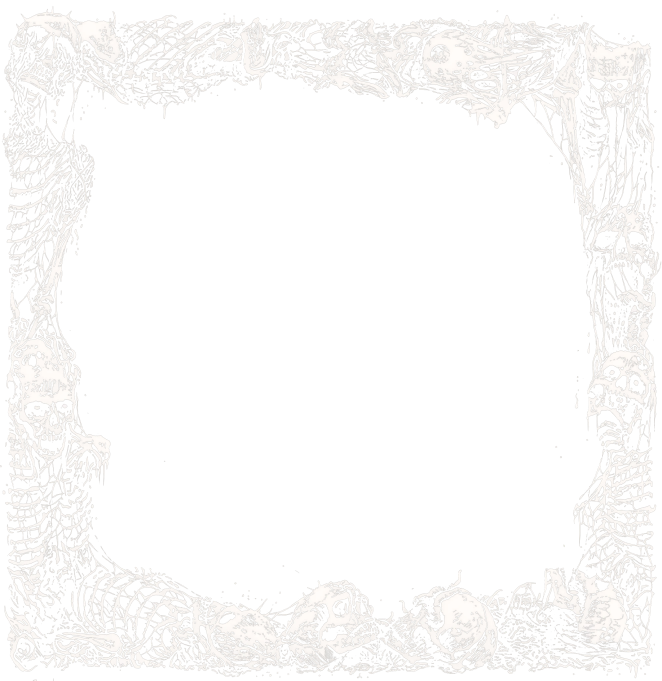
#> input picture assets/boneframe.webp, 1986 x 2041 px, found by its file name (shown at 1/3 size)
$ python tint_frame.py
#> lines starting #> are read from the running program, lines starting #| are printed output that depends on the picture
#!/usr/bin/env python3
"""
Make the warm copy of the bone frame that the panels are bordered with.

    python3 tools/tint_frame.py

assets/boneframe.webp is white bone on transparent, which is right for
the WebGL modal — that one is lit, and its colour comes from the lamps in
js/boneframe.js. The CSS border-image around the track panel is not lit
by anything, so it needs its warmth baked in or it sits on the page as a
white cut-out with nothing to do with the artwork behind it.

The tint is a two-point ramp on luminance rather than a flat multiply:
the brightest strokes stay near bone, and everything below them falls
towards the dried red of the backdrop. A flat multiply darkens the
highlights along with the rest and the frame goes muddy.
"""
import os
import numpy as np
from PIL import Image

SRC, DST, WIDTH = 'assets/boneframe.webp', 'assets/boneframe-warm.webp', 1100

# Both ends deliberately low. The frame is a border, not a subject; at
# the brighter values it was the lightest thing on the page and pulled
# the eye off the song it is supposed to be framing.
BONE = np.array([132, 116, 104], np.float32)     # a lit rib
DEEP = np.array([46, 17, 18], np.float32)        # the same rib in blood shadow

im = Image.open(SRC).convert('RGBA')
#> im is the input picture: PIL image 1986x2041 RGBA; mean R, G, B, A 79.8, 79, 78.1, 43.4
im = im.resize((WIDTH, round(WIDTH * im.height / im.width)), Image.LANCZOS)
#> im: PIL image 1100x1130 RGBA

a = np.asarray(im).astype(np.float32)
rgb, alpha = a[..., :3], a[..., 3:]
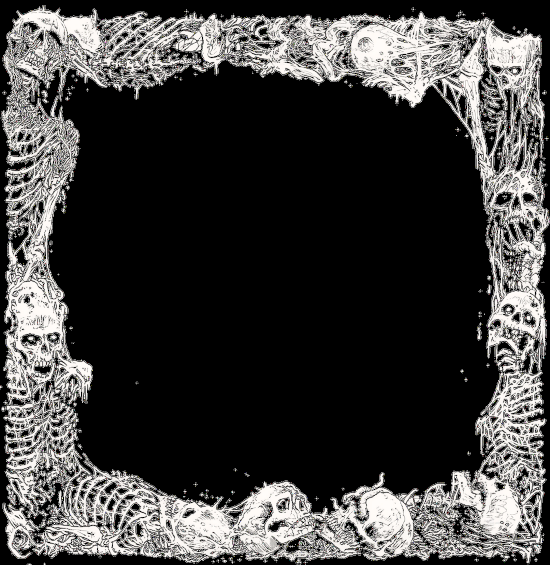
#> rgb: shape (1130, 1100, 3) float32 (shown at 1/2 size); mean R, G, B 63.8, 62.9, 62.1
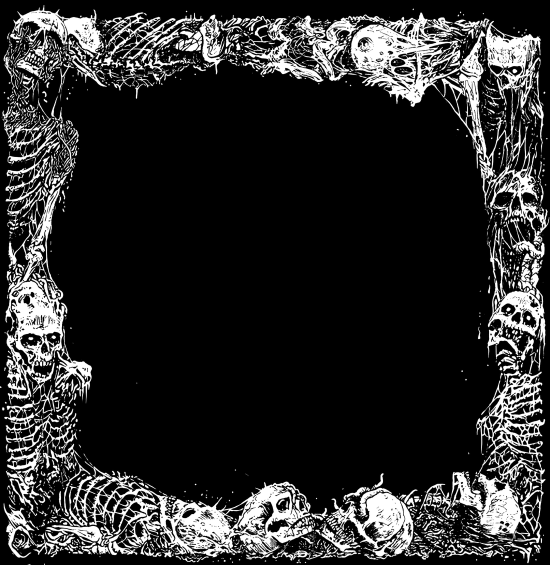
#> alpha: shape (1130, 1100, 1) float32 (shown at 1/2 size); min 0, max 255, mean 43.4
lum = rgb.mean(axis=2, keepdims=True) / 255.0

# gamma just under 1 keeps the midtones from lifting; the point here is
# a frame that recedes, not one that glows
out = DEEP + (BONE - DEEP) * (lum ** 0.92)
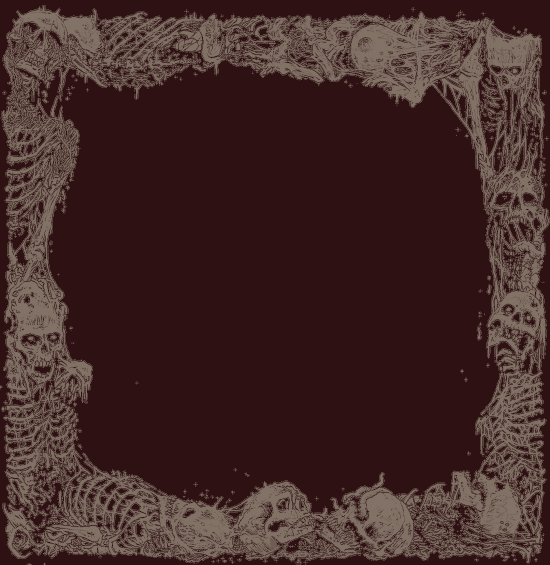
#> out: shape (1130, 1100, 3) float32 (shown at 1/2 size); mean R, G, B 68.2, 41.1, 39.2

Image.fromarray(np.concatenate([out, alpha], axis=2).clip(0, 255).astype(np.uint8), 'RGBA') \
     .save(DST, 'WEBP', quality=80, method=6)
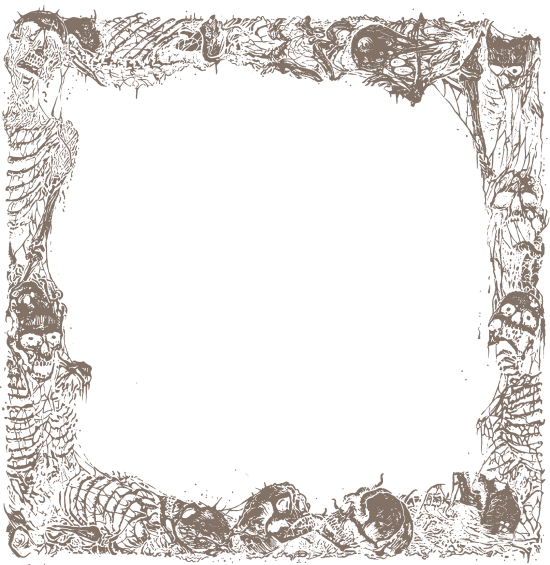
#> saved as boneframe-warm.webp: PIL image 1100x1130 RGBA (shown at 1/2 size); mean R, G, B, A 67.3, 41.6, 39.3, 43.4; transparent parts drawn white
print(f'{DST}  {os.path.getsize(DST) // 1024} KB')
